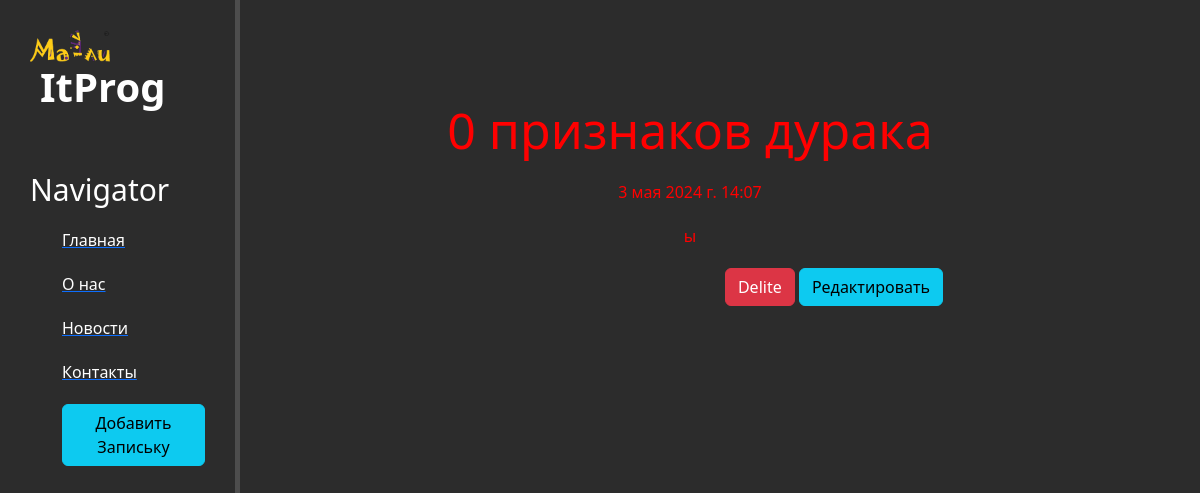
Screenshot of /news/3 with the database file from the repository.
### news/models.py (models this page shows, shortened)
class Articles(models.Model):
    title = models.CharField('название', max_length=50)
    anons = models.CharField('Анонс', max_length=250)
    text = models.TextField('Staty')
    date = models.DateTimeField('Data')
    class Meta:
        verbose_name='Новость'
        verbose_name_plural = 'Новости'

### news/views.py (the view)
# urls.py: path('<int:pk>', views.NewsDetailView.as_view(), name='news-detail'),
class NewsDetailView(DetailView):
    model = Articles
    template_name = 'news/details_view.html'
    context_object_name = 'article'

### news/templates/news/details_view.html (shortened to what this page needs)
{% extends 'popo/lox.html' %}
{%block con%}
<div class="features">
    <h1>{{ article.title }}</h1>
    <p>{{ article.date }}</p>
   <p>{{ article.text }}</p>
    <a href="{% url 'news-del' article.id%}" class="btn btn-danger"> Delite</a>
    <a href="{% url 'news-update' article.id%}" class="btn btn-info"> Редактировать</a>
</div>
{%endblock%}

### popo/static/popo/css/main.css (style rules this page uses)
body { background: #2c2c2c; }
main .features { float: left; color:red; margin-top:100px; text-align:center; width:75%; }
main .features h1 { font-size: 50px; }
main .features p { max-width: 400px;margin: 20px auto }
.btn-danger { margin-left:32%; }

### rows the page displays
Articles: title "0 признаков дурака", date "3 мая 2024 г. 14:07", text "ы"
